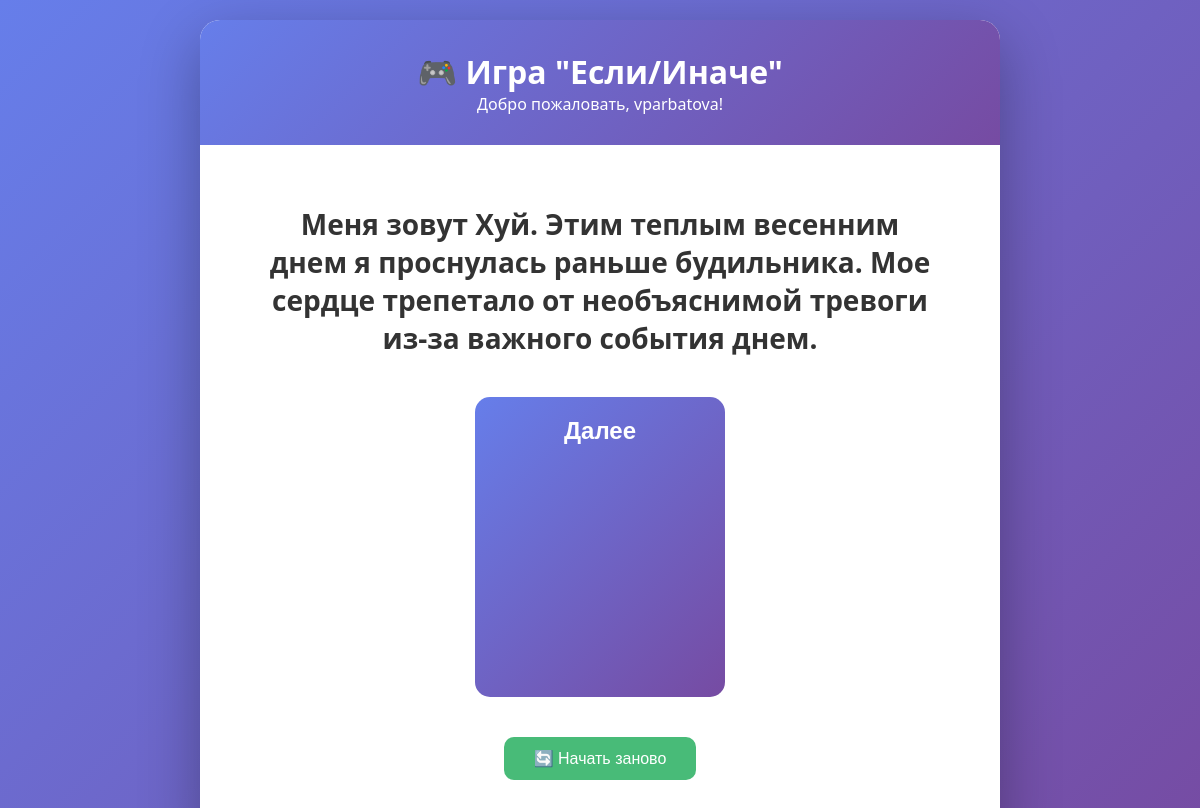
Before: /laba/question/ (signed in) with the older database file.
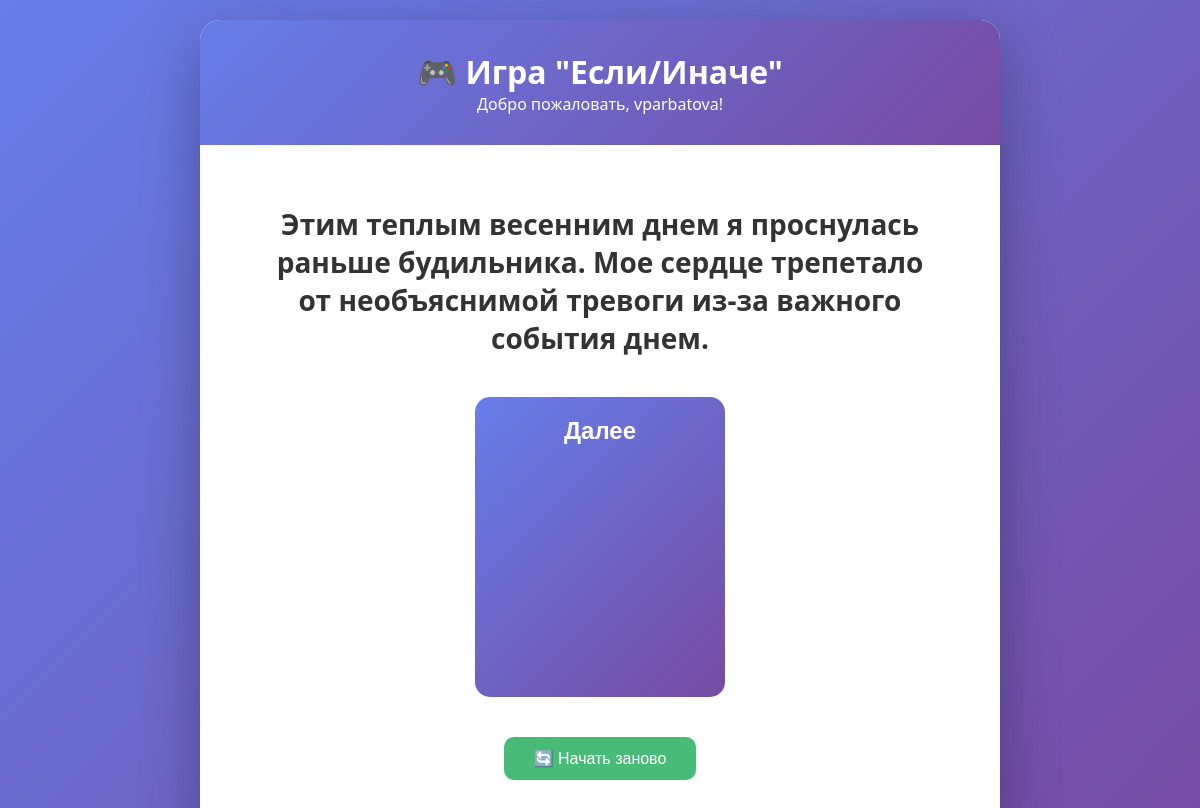
After: the same page with the newer database file.
### game/models.py (models this page shows, shortened)
class GameQuestion(models.Model):
    text = models.CharField('Текст вопроса', max_length=500)
    image = models.CharField('Путь к картинке вопроса',
                             max_length=200,
                             blank=True,
                             null=True)
    is_first = models.BooleanField('Первый вопрос', default=False)
    is_final = models.BooleanField('Финальный вопрос', default=False)
    final_message = models.TextField('Финальное сообщение', blank=True)
    def get_answers(self):
        return self.answers.all().order_by('order')
    class Meta:
        verbose_name = 'Вопрос'
        verbose_name_plural = 'Вопросы'

class Answer(models.Model):
    question = models.ForeignKey(GameQuestion, on_delete=models.CASCADE,
                                 related_name='answers')
    text = models.CharField('Текст ответа', max_length=200)
    next_question = models.ForeignKey(GameQuestion, on_delete=models.SET_NULL,
                                      null=True, blank=True,
                                      related_name='previous_answers')
    image = models.CharField('Путь к картинке', max_length=200,
                             blank=True, null=True)
    order = models.IntegerField('Порядок', default=0)
    emotion_change = models.IntegerField('Изменение эмоционального состояния',
                                         default=0)
    time_change = models.IntegerField('Изменение времени', default=0)
    class Meta:
        verbose_name = 'Вариант ответа'
        verbose_name_plural = 'Варианты ответов'
        ordering = ['order']

### game/views.py (the view, shortened to what this page needs)
# urls.py: path('question/', views.question_view, name='question'),
@login_required
def question_view(request):
    first_question = GameQuestion.objects.filter(is_first=True)[0]
    progress, created = UserProgress.objects.get_or_create(
        user=request.user,
        defaults={
            'current_question': first_question,
            'emotion_score': 50,
            'time_score': 50
        }
    )
    if not progress.current_question:
        progress.current_question = first_question
        progress.save()
    question = progress.current_question
    answers = question.get_answers()
    return render(request, 'game/question.html', {
        'question': question,
        'answers': answers,
        'emotion_score': progress.emotion_score,
        'time_score': progress.time_score
    })

### game/templates/game/question.html (shortened to what this page needs)
{% extends 'game/base.html' %}
{% load static %}
{% block content %}
<div class="question-box">
    <h2 class="question-text">{{ question.text }}</h2>
    <form method="post" class="answers-form">
        <div class="answers-vertical">
            {% for answer in answers %}
                <button type="submit"
                        name="answer_id"
                        value="{{ answer.id }}"
                        class="answer-btn">
                    <span class="answer-text">{{ answer.text }}</span>
                </button>
            {% endfor %}
        </div>
    </form>
    <form action="{% url 'reset_game' %}" method="post" class="reset-form">
        <button type="submit" class="reset-btn">🔄 Начать заново</button>
    </form>
</div>
{% endblock %}

### game/templates/game/base.html (shortened to what this page needs)
<!DOCTYPE html>
<html lang="ru">
<head>
</head>
<body>
    <div class="container">
        <div class="header">
            <h1>🎮 Игра "Если/Иначе"</h1>
            <p>Добро пожаловать, {{ user.username }}!</p>
        </div>
        <div class="content">
            {% block content %}{% endblock %}
        </div>
    </div>
</body>
</html>

### game/templates/game/base.html (style rules this page uses)
* { margin: 0; padding: 0; box-sizing: border-box; }
body { font-family: 'Segoe UI', Tahoma, Geneva, Verdana, sans-serif; background: linear-gradient(135deg, #667eea 0%, #764ba2 100%); min-height: 100vh; display: flex; justify-content: center; align-items: center; padding: 20px; }
.container { max-width: 800px; width: 100%; background: white; border-radius: 20px; box-shadow: 0 20px 60px rgba(0,0,0,0.3); overflow: hidden; }
.header { background: linear-gradient(135deg, #667eea 0%, #764ba2 100%); color: white; padding: 30px; text-align: center; }
.content { padding: 40px; }
.question-text { font-size: 24px; margin-bottom: 30px; color: #333; text-align: center; }

### game/templates/game/question.html (style rules this page uses)
.question-box { max-width: 800px; margin: 0 auto; padding: 20px; display: flex; flex-direction: column; align-items: center; }
.question-text { text-align: center; margin-bottom: 40px; color: #333; font-size: 28px; font-weight: bold; }
.answers-vertical { display: flex; flex-direction: column; align-items: center; gap: 20px; width: 100%; }
.answer-btn { width: 250px; min-height: 300px; padding: 20px 15px; background: linear-gradient(135deg, #667eea 0%, #764ba2 100%); border: none; border-radius: 15px; cursor: pointer; transition: transform 0.2s, box-shadow 0.2s; display: flex; flex-direction: column; align-items: center; justify-content: space-between; gap: 15px; }
.answer-text { color: white; font-size: 24px; font-weight: bold; text-align: center; word-break: break-word; }
.reset-form { margin-top: 40px; text-align: center; }
.reset-btn { padding: 12px 30px; font-size: 16px; background: #48bb78; color: white; border: none; border-radius: 10px; cursor: pointer; }
@media (min-width: 768px) { .answers-vertical { flex-direction: row; flex-wrap: wrap; justify-content: center; } }

Changed rows visible on the page:
changed GameQuestion: text "Меня зовут Хуй. Этим теплым весенним днем я проснулась раньше будильника. Мое сердце трепетало от необъяснимой тревоги из-за важного события днем." → "Этим теплым весенним днем я проснулась раньше будильника. Мое сердце трепетало от необъяснимой тревоги из-за важного события днем."
